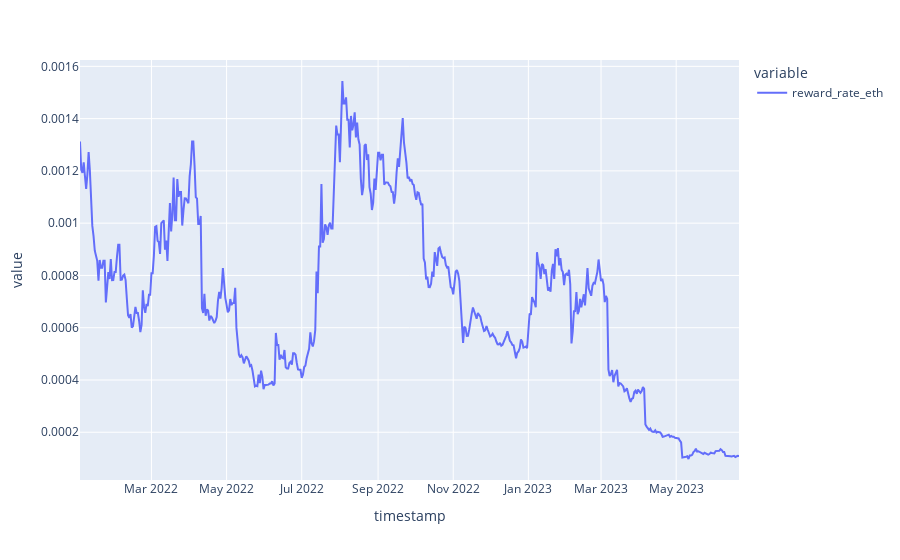

This figure's notebook cell:
### Code cell
functions.plot_reward_rate_eth(stETH_ETH_incentive_rewards_df)

### Figure 1 — Plotly figure (JSON) as saved in the notebook; plotly's stock layout.template omitted (floating-point values rounded to 4 significant figures; data arrays with more than 128 entries replaced by an {"elided": "..."} marker saying what was removed)
{"data": [{"hovertemplate": "variable=reward_rate_eth<br>timestamp=%{x}<br>value=%{y}<extra></extra>", "legendgroup": "reward_rate_eth", "line": {"color": "#636efa", "dash": "solid"}, "marker": {"symbol": "circle"}, "mode": "lines", "name": "reward_rate_eth", "orientation": "v", "showlegend": true, "type": "scatter", "x": {"elided": "536 str values"}, "xaxis": "x", "y": {"elided": "536 float values"}, "yaxis": "y"}], "layout": {"legend": {"title": {"text": "variable"}, "tracegroupgap": 0}, "margin": {"t": 60}, "xaxis": {"anchor": "y", "domain": [0, 1], "title": {"text": "timestamp"}}, "yaxis": {"anchor": "x", "domain": [0, 1], "title": {"text": "value"}}}}
